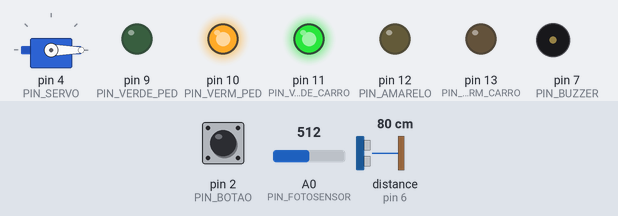
Bench run of a sketch on a simulated Arduino Uno, built with avr-gcc and run on an emulated ATmega328P. On the bench: servo, output pins drawn as LEDs (lit = HIGH), buzzer (waves = sounding). Wiring (inferred from the names in the program): ultrasonic range finder: trigger pin 5; echo pin 6. Dashed ring = blinking. The test bench sets the inputs (shaded band); at power-on: A0 (PIN_FOTOSENSOR) = 512, distance to the obstacle (sensor on pin 6) 80 cm, pin 2 (PIN_BOTAO) HIGH. The echo pulse lasts 58.3 µs per cm; pins used as bus, display or sensor lines are not drawn.

Above: at 1.2 s.
1.3 s: A0 (PIN_FOTOSENSOR) set to 313
2.8 s: A0 (PIN_FOTOSENSOR) set to 292
At 3.05 s:
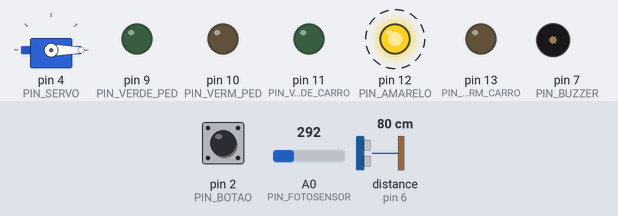
5.8 s: distance to the obstacle (sensor on pin 6) set to 34 cm
8.8 s: distance to the obstacle (sensor on pin 6) set to 28 cm
At 9.06 s:
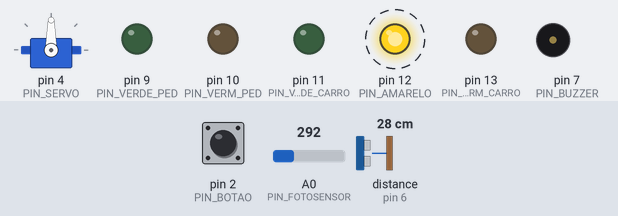
11.8 s: A0 (PIN_FOTOSENSOR) set to 683
14.8 s: A0 (PIN_FOTOSENSOR) set to 717
At 15.8 s:
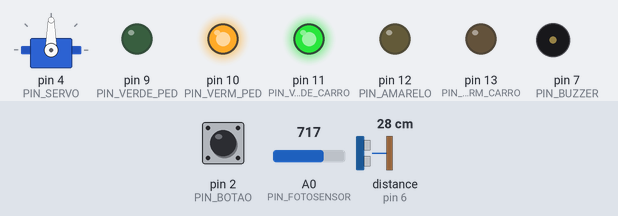
At 37.8 s:
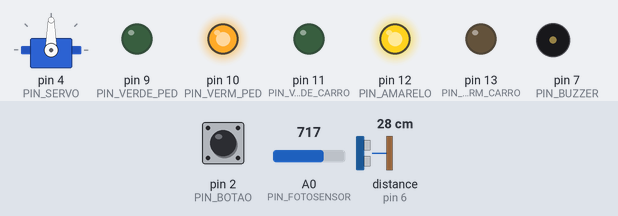
Timing chart, 0 to 43.5 s (numbered marks = the images above; inputs shaded):
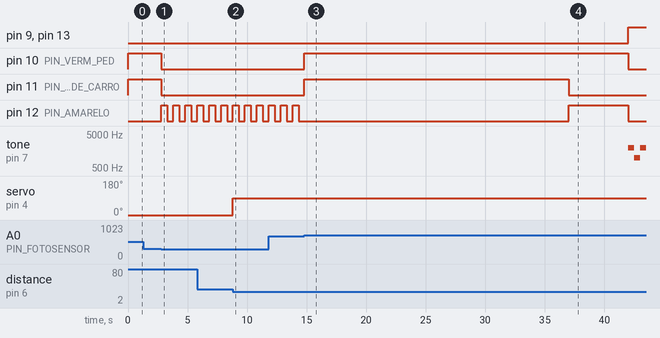

Measured:
- the behaviour switches between 300 and 299 on A0 (PIN_FOTOSENSOR) (found by bisection; images 0 and 1)
- the behaviour switches between 32 and 31 cm on distance to the obstacle (sensor on pin 6) (found by bisection; images 1 and 2)
- the behaviour switches between 700 and 701 on A0 (PIN_FOTOSENSOR) (found by bisection; images 2 and 3)
- after the input at 1.3 s, every drawn part: stays the same
- after the input at 2.8 s, pin 10 (PIN_VERM_PED), pin 11 (PIN_VERDE_CARRO): HIGH → LOW at once; pin 12 (PIN_AMARELO): alternates HIGH for 0.50 s and LOW for 0.50 s, starting at once
- after the input at 8.8 s, servo on pin 4 (PIN_SERVO): 0° → 90° at once
- after the input at 14.8 s, pin 9 (PIN_VERDE_PED), pin 13 (PIN_VERM_CARRO): LOW → HIGH after 27.2 s; pin 10 (PIN_VERM_PED): LOW → HIGH at once, → LOW 27.2 s later; pin 11 (PIN_VERDE_CARRO): LOW → HIGH at once, → LOW 22.2 s later; tone on pin 7 (PIN_BUZZER): silent → 2000 Hz after 27.2 s, → 1000 Hz 0.50 s later, → 2000 Hz 0.50 s later

The sketch:

semaforo.ino
```cpp
#include <Servo.h>

//Declaração e atribuição aos pinos:
const int PIN_VERM_CARRO   = 13;
const int PIN_AMARELO      = 12;
const int PIN_VERDE_CARRO  = 11;
const int PIN_VERM_PED     = 10;
const int PIN_VERDE_PED    = 9;
const int PIN_BUZZER       = 7;
const int PIN_BOTAO        = 2;
const int PIN_FOTOSENSOR   = A0;
const int PIN_TRIG         = 5;
const int PIN_ECHO         = 6;
const int PIN_SERVO        = 4;

Servo cancela;

//Fotossensor(Calibrado com valores medidos: claro ~974, escuro ~54)
const int LIMIAR_LUZ   = 500;
const int MARGEM_LUZ   = 200;
bool diaAtual = true;

//Estados semáforo durante o dia:
enum EstadoSemaforo {
  VERDE_CARRO,
  AMARELO_CARRO,
  VERMELHO_CARRO,
  PEDESTRE_AVISO,
  PEDESTRE_VERDE
};
EstadoSemaforo estado = VERDE_CARRO;

unsigned long ultimoTick = 0;
unsigned long tempoNoEstado = 0;

const unsigned long DURACAO_VERDE_CARRO    = 25000UL;
const unsigned long DURACAO_AMARELO_CARRO  = 5000UL;
const unsigned long DURACAO_VERMELHO_CARRO = 15000UL;
const unsigned long DURACAO_PEDESTRE_AVISO = 5000UL;
const unsigned long DURACAO_PEDESTRE_VERDE = 15000UL;

//Buzzer:
unsigned long ultimoBuzzer = 0;
bool buzzerFaseAguda = true;
const unsigned long INTERVALO_BUZZER = 500UL;

//Semáforo modo noturno:
unsigned long ultimoPisca = 0;
bool amareloAceso = false;
const unsigned long INTERVALO_PISCA = 500UL;

//Botão:
unsigned long ultimoBotao = 0;
const unsigned long DEBOUNCE_BOTAO = 200UL;
bool botaoAnterior = HIGH;

//Servo e Cancela:
bool cancelaAberta = false;
unsigned long cancelaAbertaDesde = 0;
const unsigned long TEMPO_CANCELA_ABERTA = 3000UL;
const long DISTANCIA_LIMITE_CM = 30;

void setup() {
  pinMode(PIN_VERM_CARRO, OUTPUT);
  pinMode(PIN_AMARELO, OUTPUT);
  pinMode(PIN_VERDE_CARRO, OUTPUT);
  pinMode(PIN_VERM_PED, OUTPUT);
  pinMode(PIN_VERDE_PED, OUTPUT);
  pinMode(PIN_BUZZER, OUTPUT);

  pinMode(PIN_BOTAO, INPUT_PULLUP);
  pinMode(PIN_TRIG, OUTPUT);
  pinMode(PIN_ECHO, INPUT);

  cancela.attach(PIN_SERVO);
  cancela.write(0);

  ultimoTick = millis();
}

void loop() {
  unsigned long agora = millis();
  unsigned long delta = agora - ultimoTick;
  ultimoTick = agora;

  bool dia = lerDiaNoite();

  if (dia) {
    tempoNoEstado += delta;
    verificarBotaoPedestre();
    atualizarSemaforoDiurno();
    atualizarBuzzer();
  } else {
    atualizarPiscaNoturno();
  }

  atualizarSensorEcancela();
}

bool lerDiaNoite() {
  int luz = analogRead(PIN_FOTOSENSOR);

  if (diaAtual) {
    if (luz < LIMIAR_LUZ - MARGEM_LUZ) {
      diaAtual = false;
    }
  } else {
    if (luz > LIMIAR_LUZ + MARGEM_LUZ) {
      diaAtual = true;
    }
  }
  return diaAtual;
}

void verificarBotaoPedestre() {
  bool botaoAtual = digitalRead(PIN_BOTAO);
  if (estado == VERDE_CARRO &&
      botaoAnterior == HIGH &&
      botaoAtual == LOW &&
      (millis() - ultimoBotao >= DEBOUNCE_BOTAO)) {
    ultimoBotao = millis();
    estado = PEDESTRE_AVISO;
    tempoNoEstado = 0;
  }

  botaoAnterior = botaoAtual;
}

void atualizarSemaforoDiurno() {
  switch (estado) {

    case VERDE_CARRO:
      digitalWrite(PIN_VERDE_CARRO, HIGH);
      digitalWrite(PIN_AMARELO, LOW);
      digitalWrite(PIN_VERM_CARRO, LOW);
      digitalWrite(PIN_VERM_PED, HIGH);
      digitalWrite(PIN_VERDE_PED, LOW);
      if (tempoNoEstado >= DURACAO_VERDE_CARRO) {
        estado = AMARELO_CARRO;
        tempoNoEstado = 0;
      }
      break;

    case AMARELO_CARRO:
      digitalWrite(PIN_VERDE_CARRO, LOW);
      digitalWrite(PIN_AMARELO, HIGH);
      if (tempoNoEstado >= DURACAO_AMARELO_CARRO) {
        estado = VERMELHO_CARRO;
        tempoNoEstado = 0;
      }
      break;

    case VERMELHO_CARRO:
      digitalWrite(PIN_AMARELO, LOW);
      digitalWrite(PIN_VERM_CARRO, HIGH);
      digitalWrite(PIN_VERM_PED, LOW);
      digitalWrite(PIN_VERDE_PED, HIGH);
      if (tempoNoEstado >= DURACAO_VERMELHO_CARRO) {
        estado = VERDE_CARRO;
        tempoNoEstado = 0;
      }
      break;

    case PEDESTRE_AVISO:
      digitalWrite(PIN_VERDE_CARRO, LOW);
      digitalWrite(PIN_AMARELO, HIGH);
      if (tempoNoEstado >= DURACAO_PEDESTRE_AVISO) {
        estado = PEDESTRE_VERDE;
        tempoNoEstado = 0;
      }
      break;

    case PEDESTRE_VERDE:
      digitalWrite(PIN_AMARELO, LOW);
      digitalWrite(PIN_VERM_CARRO, HIGH);
      digitalWrite(PIN_VERM_PED, LOW);
      digitalWrite(PIN_VERDE_PED, HIGH);
      if (tempoNoEstado >= DURACAO_PEDESTRE_VERDE) {
        estado = VERDE_CARRO;
        tempoNoEstado = 0;
      }
      break;
  }
}

void atualizarBuzzer() {
  bool devTocar = (estado == VERMELHO_CARRO || estado == PEDESTRE_VERDE);

  if (devTocar) {
    if (millis() - ultimoBuzzer >= INTERVALO_BUZZER) {
      ultimoBuzzer = millis();
      buzzerFaseAguda = !buzzerFaseAguda;
      tone(PIN_BUZZER, buzzerFaseAguda ? 1000 : 2000);
    }
  } else {
    noTone(PIN_BUZZER);
  }
}

void atualizarPiscaNoturno() {
  digitalWrite(PIN_VERDE_CARRO, LOW);
  digitalWrite(PIN_VERM_CARRO, LOW);
  digitalWrite(PIN_VERDE_PED, LOW);
  digitalWrite(PIN_VERM_PED, LOW);
  noTone(PIN_BUZZER);

  if (millis() - ultimoPisca >= INTERVALO_PISCA) {
    ultimoPisca = millis();
    amareloAceso = !amareloAceso;
    digitalWrite(PIN_AMARELO, amareloAceso ? HIGH : LOW);
  }
}

void atualizarSensorEcancela() {
  digitalWrite(PIN_TRIG, LOW);
  delayMicroseconds(2);
  digitalWrite(PIN_TRIG, HIGH);
  delayMicroseconds(10);
  digitalWrite(PIN_TRIG, LOW);

  long duracao = pulseIn(PIN_ECHO, HIGH, 20000);
  long distancia = duracao * 0.034 / 2;

  if (distancia > 0 && distancia <= DISTANCIA_LIMITE_CM) {
    cancela.write(90);
    cancelaAberta = true;
    cancelaAbertaDesde = millis();
  } else if (cancelaAberta && (millis() - cancelaAbertaDesde >= TEMPO_CANCELA_ABERTA)) {
    cancela.write(0);
    cancelaAberta = false;
  }
}
```
